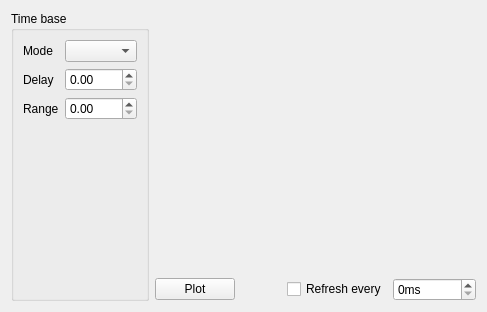
<?xml version="1.0" encoding="UTF-8"?>
<ui version="4.0">
 <class>main_window</class>
 <widget class="QWidget" name="main_window">
  <property name="geometry">
   <rect>
    <x>0</x>
    <y>0</y>
    <width>487</width>
    <height>312</height>
   </rect>
  </property>
  <property name="windowTitle">
   <string>HP54616B Oscilloscope</string>
  </property>
  <layout class="QGridLayout" name="gridLayout">
   <item row="0" column="0" rowspan="2">
    <layout class="QVBoxLayout" name="controlBox">
     <item>
      <widget class="QGroupBox" name="timebaseBox">
       <property name="title">
        <string>Time base</string>
       </property>
       <layout class="QFormLayout" name="formLayout">
        <item row="0" column="0">
         <widget class="QLabel" name="label_2">
          <property name="text">
           <string>Mode</string>
          </property>
         </widget>
        </item>
        <item row="0" column="1">
         <widget class="QComboBox" name="timebase_mode"/>
        </item>
        <item row="1" column="0">
         <widget class="QLabel" name="label_3">
          <property name="text">
           <string>Delay</string>
          </property>
         </widget>
        </item>
        <item row="1" column="1">
         <widget class="QDoubleSpinBox" name="timebase_delay"/>
        </item>
        <item row="2" column="0">
         <widget class="QLabel" name="label">
          <property name="text">
           <string>Range</string>
          </property>
         </widget>
        </item>
        <item row="2" column="1">
         <widget class="QDoubleSpinBox" name="timebase_range"/>
        </item>
       </layout>
      </widget>
     </item>
    </layout>
   </item>
   <item row="1" column="1">
    <layout class="QHBoxLayout" name="horizontalLayout">
     <item>
      <widget class="QPushButton" name="plot">
       <property name="text">
        <string>Plot</string>
       </property>
      </widget>
     </item>
     <item>
      <spacer name="horizontalSpacer">
       <property name="orientation">
        <enum>Qt::Horizontal</enum>
       </property>
       <property name="sizeHint" stdset="0">
        <size>
         <width>40</width>
         <height>20</height>
        </size>
       </property>
      </spacer>
     </item>
     <item>
      <widget class="QCheckBox" name="refreshAuto">
       <property name="text">
        <string>Refresh every</string>
       </property>
      </widget>
     </item>
     <item>
      <widget class="QSpinBox" name="refreshDelay">
       <property name="suffix">
        <string>ms</string>
       </property>
       <property name="maximum">
        <number>525600</number>
       </property>
      </widget>
     </item>
    </layout>
   </item>
   <item row="0" column="1">
    <layout class="QVBoxLayout" name="plotBox"/>
   </item>
  </layout>
 </widget>
 <resources/>
 <connections/>
</ui>
